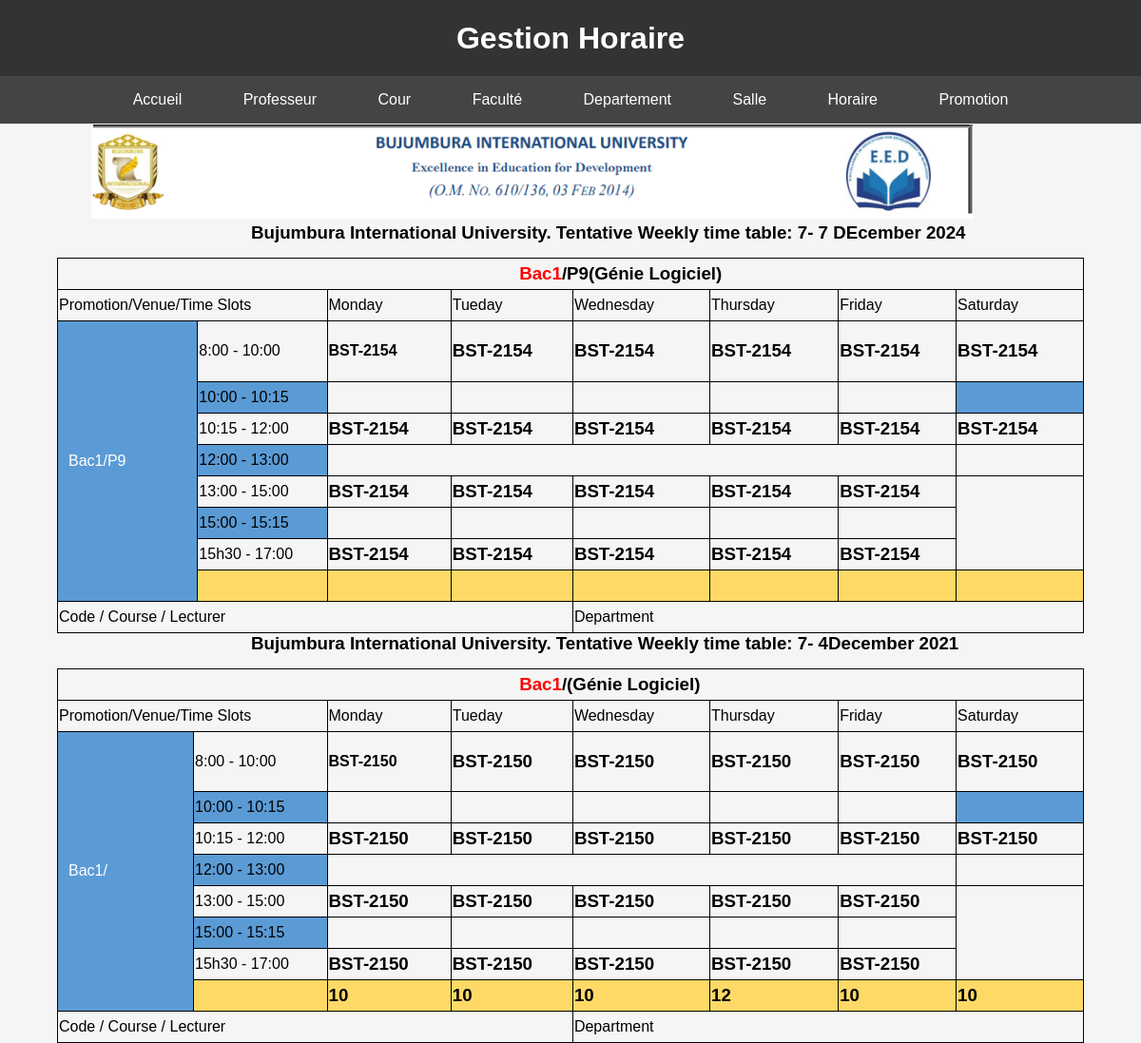
/outputform.php, run on the app's committed database.
### tables this page shows
CREATE TABLE `timetable` (
  `idTimetable` int(11) NOT NULL,
  `weekTime` varchar(20) DEFAULT NULL,
  `idCours` varchar(20) NOT NULL,
  `idProfesseur` varchar(20) NOT NULL,
  `idSalle` varchar(20) NOT NULL,
  `Promotion` varchar(20) NOT NULL,
  `Departement` varchar(20) NOT NULL,
  `mon8_10` varchar(15) NOT NULL,
  `tue8_10` varchar(15) NOT NULL,
  `mon10_12` varchar(15) DEFAULT NULL,
  `mon1_3` varchar(15) DEFAULT NULL,
  `mon3_5` varchar(15) DEFAULT NULL,
  `tue10_12` varchar(15) DEFAULT NULL,
  `tue1_3` varchar(15) DEFAULT NULL,
  `tue3_5` varchar(15) DEFAULT NULL,
  `wed8_10` varchar(15) DEFAULT NULL,
  `wed10_12` varchar(15) DEFAULT NULL,
  `wed1_3` varchar(15) DEFAULT NULL,
  `wed3_5` varchar(15) DEFAULT NULL,
  `thu8_10` varchar(15) DEFAULT NULL,
  `thu10_12` varchar(15) DEFAULT NULL,
  `thu1_3` varchar(15) DEFAULT NULL,
  `thu3_5` varchar(15) DEFAULT NULL,
  `fri8_10` varchar(15) DEFAULT NULL,
  `fri10_12` varchar(15) DEFAULT NULL,
  `fri1_3` varchar(15) DEFAULT NULL,
  `fri3_5` varchar(15) DEFAULT NULL,
  `sat8_10` varchar(15) DEFAULT NULL,
  `sat10_12` varchar(15) DEFAULT NULL,
  `monRoom` varchar(10) DEFAULT NULL,
  `tueRoom` varchar(10) DEFAULT NULL,
  `wedRoom` varchar(10) DEFAULT NULL,
  `thuRoom` varchar(10) DEFAULT NULL,
  `friRoom` varchar(10) DEFAULT NULL,
  `satRoom` varchar(10) DEFAULT NULL,
  `CodeCourse` varchar(10) DEFAULT NULL,
  `course` varchar(10) DEFAULT NULL,
  `Lecturer` varchar(10) DEFAULT NULL,
  `classe` varchar(5) DEFAULT NULL
);

### outputform.php (the view, shortened to what this page needs)
<!DOCTYPE html>
<html lang="en">
<head>
</head>
<body>
<header>
    <h1>Gestion Horaire</h1>
  </header>
  <nav>
    <a href="#accueil">Accueil</a>
    <a href="#professeur">Professeur</a>
    <a href="#cour">Cour</a>
    <a href="#faculte">Faculté</a>
    <a href="#departement">Departement</a>
    <a href="#salle">Salle</a>
    <a href="#horaire">Horaire</a>
    <a href="#promotion">Promotion</a>
  </nav>
  <img src="images/headerBIU.png" alt="">
<?php
    include("admin/connexion.php");
    $sql = "SELECT * FROM timetable ";
    $stmtSelect = $connexion->prepare($sql);
    $stmtSelect ->execute();
    $timeTables = $stmtSelect->fetchAll(PDO::FETCH_ASSOC);
    foreach($timeTables as $timeTable):
    ?>
    <h3 id="title">Bujumbura International University. Tentative Weekly time table: <?php echo $timeTable['weekTime'] ?></h3>
    <Table border="1">
        <tr>
            <td colspan="8"><h3 id="title1"><span>Bac1</span>/<?php echo $timeTable['Promotion'] ?>(Génie Logiciel)</h3></td>
        </tr>
        <tr>
            <td colspan="2"><p>Promotion/Venue/Time Slots </p></td>
            <td>Monday</td>
            <td>Tueday</td>
            <td>Wednesday</td>
            <td>Thursday</td>
            <td>Friday</td>
            <td>Saturday</td>
        </tr>
        <tr>
            <td rowspan="9" id="horaireblue1"><p>Bac1/<?php echo $timeTable['Promotion'] ?></p></td>
        </tr>
        <tr class="evenOddsCss">
            <td>8:00 - 10:00</td>
            <td><h4><?php echo $timeTable['mon8_10'] ?></h4></td>
            <td><h3><?php echo $timeTable['tue8_10'] ?></h3></td>
            <td><h3><?php echo $timeTable['wed8_10'] ?></h3></td>
            <td><h3><?php echo $timeTable['thu8_10'] ?></h3></td>
            <td><h3><?php echo $timeTable['fri8_10'] ?></h3></td>
            <td><h3><?php echo $timeTable['sat8_10'] ?></h3></td>
        </tr>
        <tr>
            <td id="horaireblue">10:00 - 10:15</td>
            <td></td>
            <td></td>
            <td></td>
            <td></td>
            <td></td>
            <td id="horaireblue"></td>
        </tr>
        <tr>
            <td>10:15 - 12:00</td>
            <td><h3><?php echo $timeTable['mon10_12'] ?></h3></td>
            <td><h3><?php echo $timeTable['tue10_12'] ?></h3></td>
            <td><h3><?php echo $timeTable['wed10_12'] ?></h3></td>
            <td><h3><?php echo $timeTable['thu10_12'] ?></h3></td>
            <td><h3><?php echo $timeTable['fri10_12'] ?></h3></td>
            <td><h3><?php echo $timeTable['sat10_12'] ?></h3></td>
        </tr>
        <tr class="pause">
            <td id="horaireblue">12:00 - 13:00</td>
            <td colspan="5"></td>
            <td></td>
        </tr>
        <tr>
            <td>13:00 - 15:00</td>
            <td><h3><?php echo $timeTable['mon1_3'] ?></h3></td>
            <td><h3><?php echo $timeTable['tue1_3'] ?></h3></td>
            <td><h3><?php echo $timeTable['wed1_3'] ?></h3></td>
            <td><h3><?php echo $timeTable['thu1_3'] ?></h3></td>
            <td><h3><?php echo $timeTable['fri1_3'] ?></h3></td>
            <td rowspan="3"></td>
        </tr>
        <tr>
            <td id="horaireblue">15:00 - 15:15</td>
            <td></td>
            <td></td>
            <td></td>
            <td></td>
            <td></td>
        </tr>
        <tr>
        <td >15h30 - 17:00</td>
            <td><h3><?php echo $timeTable['mon3_5'] ?></h3></td>
            <td><h3><?php echo $timeTable['tue3_5'] ?></h3></td>
            <td><h3><?php echo $timeTable['wed3_5'] ?></h3></td>
            <td><h3><?php echo $timeTable['thu3_5'] ?></h3></td>
            <td><h3><?php echo $timeTable['fri3_5'] ?></h3></td>
        </tr>
        <tr class = "rooms">
            <td id="horairesalleyellow"></td>
            <td id="horairesalleyellow"><h3><?php echo $timeTable['monRoom'] ?></h3></td>
            <td id="horairesalleyellow"><h3><?php echo $timeTable['tueRoom'] ?></h3></td>
            <td id="horairesalleyellow"><h3><?php echo $timeTable['wedRoom'] ?></h3></td>
            <td id="horairesalleyellow"><h3><?php echo $timeTable['thuRoom'] ?></h3></td>
            <td id="horairesalleyellow"><h3><?php echo $timeTable['friRoom'] ?></h3></td>
            <td id="horairesalleyellow"><h3><?php echo $timeTable['satRoom'] ?></h3></td>
        </tr>
        <tr>
            <td colspan="4">Code / Course / Lecturer</td>
            <td colspan="4">Department</td>
        </tr>
    </Table>
    <?php
        endforeach;
    ?>
</body>
</html>

### outputform.php (style rules this page uses)
body { font-family:'Gill Sans', 'Gill Sans MT', Calibri, 'Trebuchet MS', sans-serif; margin: 0; font-family: 'Arial', sans-serif; padding: 0; background-color: #f5f5f5; }
header { background-color: #333; color: #fff; text-align: center; padding: 0.01em; }
nav { background-color: #444; color: #fff; text-align: center; padding: 1em; }
nav a { color: #fff; text-decoration: none; padding: 10px 20px; margin: 0 10px; border-radius: 5px; transition: background-color 0.3s; }
h3,p { margin :0; }
img { margin-left: 8%; height: 100px; }
#title1 { margin-left: 45%; }
#horaireblue { background-color: #5b9bd5; }
#horaireblue1 { background-color: #5b9bd5; color : white; }
#horaireblue1 p { margin-left: 10px; }
#horairesalleyellow { background-color: #ffd966; }
#title { margin-left: 22%; margin-bottom:15px; }
table, th, td { border: 1px solid black; border-collapse: collapse; }
table { margin-left: 5%; width: 90%; }
span { color: red; }
td { height: 30px; width: 200px; }

### data on the page
timetable: weekTime "7- 7 DEcember 2024", Promotion "P9", mon8_10 "BST-2154", tue8_10 "BST-2154", wed8_10 "BST-2154", thu8_10 "BST-2154", fri8_10 "BST-2154", sat8_10 "BST-2154", mon10_12 "BST-2154", tue10_12 "BST-2154", wed10_12 "BST-2154", thu10_12 "BST-2154", fri10_12 "BST-2154", sat10_12 "BST-2154", mon1_3 "BST-2154", tue1_3 "BST-2154", wed1_3 "BST-2154", thu1_3 "BST-2154", fri1_3 "BST-2154", mon3_5 "BST-2154", tue3_5 "BST-2154", wed3_5 "BST-2154", thu3_5 "BST-2154", fri3_5 "BST-2154"
timetable: weekTime "7- 4December 2021", mon8_10 "BST-2150", tue8_10 "BST-2150", wed8_10 "BST-2150", thu8_10 "BST-2150", fri8_10 "BST-2150", sat8_10 "BST-2150", mon10_12 "BST-2150", tue10_12 "BST-2150", wed10_12 "BST-2150", thu10_12 "BST-2150", fri10_12 "BST-2150", sat10_12 "BST-2150", mon1_3 "BST-2150", tue1_3 "BST-2150", wed1_3 "BST-2150", thu1_3 "BST-2150", fri1_3 "BST-2150", mon3_5 "BST-2150", tue3_5 "BST-2150", wed3_5 "BST-2150", thu3_5 "BST-2150", fri3_5 "BST-2150", monRoom "10", tueRoom "10", wedRoom "10", thuRoom "12", friRoom "10", satRoom "10"
